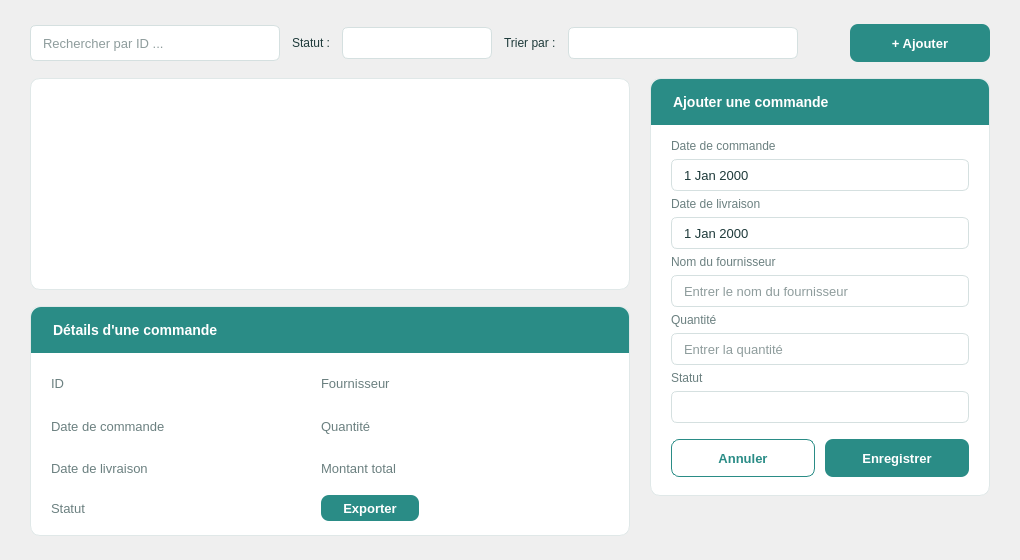
       <widget class="QWidget" name="pageCommandes">
        <property name="styleSheet">
         <string notr="true">QWidget#pageCommandes { background-color: #F4F8F8; }
QLabel { background: transparent; color: #1E3A3A; }

/* champs de saisie */
QLineEdit, QComboBox, QDateEdit {
    border: 1px solid #D5E0E0; border-radius: 6px; padding: 0 10px;
    background: white; color: #1E3A3A; font-size: 13px; min-height: 30px; }
QLineEdit:focus, QComboBox:focus, QDateEdit:focus { border: 1px solid #2A8C86; }
QComboBox::drop-down, QDateEdit::drop-down {
    subcontrol-origin: padding; subcontrol-position: center right; width: 30px; border: none; }
QComboBox::down-arrow, QDateEdit::down-arrow {
    image: url(:/icones/fleche_bas.png); width: 12px; height: 12px; }
QComboBox QAbstractItemView {
    background: white; color: #1E3A3A; border: 1px solid #D5E0E0; outline: 0; padding: 4px;
    selection-background-color: #E6F2F1; selection-color: #1E3A3A; }
QComboBox QAbstractItemView::item { min-height: 30px; padding-left: 8px; color: #1E3A3A; background: white; }
QComboBox QAbstractItemView::item:hover, QComboBox QAbstractItemView::item:selected {
    background: #E6F2F1; color: #1E3A3A; }
QCalendarWidget QWidget { background-color: white; color: #1E3A3A; }
QCalendarWidget QToolButton { color: #17363A; background-color: white; font-weight: bold; }
QCalendarWidget QAbstractItemView:enabled {
    background-color: white; color: #1E3A3A; selection-background-color: #2A8C86; selection-color: white; }
QCalendarWidget QAbstractItemView:disabled { color: #9BB0B0; }

/* cadres : formulaire et détails */
QFrame#frameFormCommande, QFrame#frameDetailsCommande {
    background: white; border: 1px solid #E0E8E8; border-radius: 10px; }
QLabel#lblTitreFormCommande, QLabel#lblTitreDetailsCommande {
    background: #2A8C86; color: white; font-weight: bold; font-size: 14px; padding: 11px 18px;
    border: none; border-top-left-radius: 10px; border-top-right-radius: 10px; }
QLabel#lblChamp0Commande, QLabel#lblChamp1Commande, QLabel#lblChamp2Commande,
QLabel#lblChamp3Commande, QLabel#lblChamp4Commande {
    color: #6B8080; font-size: 12px; border: none; background: transparent; }
QLabel#lblDetCle0Commande, QLabel#lblDetCle1Commande, QLabel#lblDetCle2Commande, QLabel#lblDetCle3Commande,
QLabel#lblDetCle4Commande, QLabel#lblDetCle5Commande, QLabel#lblDetCle6Commande {
    color: #6B8080; font-size: 13px; border: none; background: transparent; }
QLabel#lblDetVal0Commande, QLabel#lblDetVal1Commande, QLabel#lblDetVal2Commande,
QLabel#lblDetVal4Commande, QLabel#lblDetVal5Commande, QLabel#lblDetVal6Commande {
    color: #17363A; font-size: 13px; font-weight: bold; border: none; background: transparent; }

/* boutons */
QPushButton#btnAjouterCommande, QPushButton#btnEnregistrerCommande, QPushButton#btnExporterCommande {
    background: #2A8C86; color: white; border: none; border-radius: 8px;
    font-weight: bold; font-size: 13px; padding: 0 18px; }
QPushButton#btnAjouterCommande:hover, QPushButton#btnEnregistrerCommande:hover,
QPushButton#btnExporterCommande:hover { background: #1F6F6B; }
QPushButton#btnAnnulerCommande {
    background: white; color: #2A8C86; border: 1px solid #2A8C86; border-radius: 8px;
    font-weight: bold; font-size: 13px; }
QPushButton#btnAnnulerCommande:hover { background: #E6F2F1; }

/* tableau */
QTableView#tableCommande {
    background: white; color: #1E3A3A; font-size: 13px; border: 1px solid #E0E8E8;
    border-radius: 10px; selection-background-color: #E6F2F1; selection-color: #1E3A3A; }
QTableView#tableCommande QHeaderView::section {
    background: white; color: #17363A; font-weight: bold; padding: 10px 8px;
    border: none; border-bottom: 1px solid #E0E8E8; }
QTableView#tableCommande QTableCornerButton::section { background: white; border: none; }
QScrollBar:vertical { background: transparent; width: 10px; margin: 0; }
QScrollBar::handle:vertical { background: #C5D6D5; border-radius: 5px; min-height: 40px; }
QScrollBar::add-line:vertical, QScrollBar::sub-line:vertical { height: 0; }
QScrollBar::add-page:vertical, QScrollBar::sub-page:vertical { background: none; }</string>
        </property>
        <layout class="QVBoxLayout" name="layoutPageCommandes">
         <property name="spacing">
          <number>16</number>
         </property>
         <property name="leftMargin">
          <number>30</number>
         </property>
         <property name="topMargin">
          <number>24</number>
         </property>
         <property name="rightMargin">
          <number>30</number>
         </property>
         <property name="bottomMargin">
          <number>24</number>
         </property>
         <item>
          <layout class="QHBoxLayout" name="layoutOutilsCommande">
           <property name="spacing">
            <number>12</number>
           </property>
           <item>
            <widget class="QLineEdit" name="txtRechercheCommande">
             <property name="minimumSize">
              <size>
               <width>250</width>
               <height>32</height>
              </size>
             </property>
             <property name="maximumSize">
              <size>
               <width>300</width>
               <height>36</height>
              </size>
             </property>
             <property name="placeholderText">
              <string>Rechercher par ID ...</string>
             </property>
            </widget>
           </item>
           <item>
            <widget class="QLabel" name="lblStatutCommande">
             <property name="text">
              <string>Statut :</string>
             </property>
            </widget>
           </item>
           <item>
            <widget class="QComboBox" name="cmbStatutCommande">
             <property name="minimumSize">
              <size>
               <width>150</width>
               <height>32</height>
              </size>
             </property>
            </widget>
           </item>
           <item>
            <widget class="QLabel" name="lblTriCommande">
             <property name="text">
              <string>Trier par :</string>
             </property>
            </widget>
           </item>
           <item>
            <widget class="QComboBox" name="cmbTriCommande">
             <property name="minimumSize">
              <size>
               <width>230</width>
               <height>32</height>
              </size>
             </property>
            </widget>
           </item>
           <item>
            <spacer name="spacerOutilsCommande">
             <property name="orientation">
              <enum>Qt::Orientation::Horizontal</enum>
             </property>
             <property name="sizeHint" stdset="0">
              <size>
               <width>40</width>
               <height>20</height>
              </size>
             </property>
            </spacer>
           </item>
           <item>
            <widget class="QPushButton" name="btnAjouterCommande">
             <property name="minimumSize">
              <size>
               <width>140</width>
               <height>38</height>
              </size>
             </property>
             <property name="cursor">
              <cursorShape>PointingHandCursor</cursorShape>
             </property>
             <property name="text">
              <string>+ Ajouter</string>
             </property>
            </widget>
           </item>
          </layout>
         </item>
         <item>
          <layout class="QHBoxLayout" name="layoutCorpsCommande" stretch="1,0">
           <property name="spacing">
            <number>20</number>
           </property>
           <property name="leftMargin">
            <number>0</number>
           </property>
           <property name="topMargin">
            <number>0</number>
           </property>
           <property name="rightMargin">
            <number>0</number>
           </property>
           <property name="bottomMargin">
            <number>0</number>
           </property>
           <item>
            <layout class="QVBoxLayout" name="layoutGaucheCommande" stretch="1,0">
             <property name="spacing">
              <number>16</number>
             </property>
             <property name="leftMargin">
              <number>0</number>
             </property>
             <property name="topMargin">
              <number>0</number>
             </property>
             <property name="rightMargin">
              <number>0</number>
             </property>
             <property name="bottomMargin">
              <number>0</number>
             </property>
             <item>
              <widget class="QTableView" name="tableCommande">
               <property name="editTriggers">
                <set>QAbstractItemView::EditTrigger::NoEditTriggers</set>
               </property>
               <property name="selectionMode">
                <enum>QAbstractItemView::SelectionMode::SingleSelection</enum>
               </property>
               <property name="selectionBehavior">
                <enum>QAbstractItemView::SelectionBehavior::SelectRows</enum>
               </property>
               <property name="showGrid">
                <bool>false</bool>
               </property>
               <attribute name="horizontalHeaderStretchLastSection">
                <bool>true</bool>
               </attribute>
               <attribute name="verticalHeaderVisible">
                <bool>false</bool>
               </attribute>
              </widget>
             </item>
             <item>
              <widget class="QFrame" name="frameDetailsCommande">
               <property name="minimumSize">
                <size>
                 <width>0</width>
                 <height>230</height>
                </size>
               </property>
               <property name="maximumSize">
                <size>
                 <width>16777215</width>
                 <height>230</height>
                </size>
               </property>
               <layout class="QVBoxLayout" name="layoutFrameDetailsCommande">
                <property name="spacing">
                 <number>0</number>
                </property>
                <property name="leftMargin">
                 <number>0</number>
                </property>
                <property name="topMargin">
                 <number>0</number>
                </property>
                <property name="rightMargin">
                 <number>0</number>
                </property>
                <property name="bottomMargin">
                 <number>0</number>
                </property>
                <item>
                 <widget class="QLabel" name="lblTitreDetailsCommande">
                  <property name="minimumSize">
                   <size>
                    <width>0</width>
                    <height>46</height>
                   </size>
                  </property>
                  <property name="maximumSize">
                   <size>
                    <width>16777215</width>
                    <height>46</height>
                   </size>
                  </property>
                  <property name="text">
                   <string>Détails d'une commande</string>
                  </property>
                 </widget>
                </item>
                <item>
                 <layout class="QGridLayout" name="layoutDetailsCommande">
                  <property name="leftMargin">
                   <number>20</number>
                  </property>
                  <property name="topMargin">
                   <number>14</number>
                  </property>
                  <property name="rightMargin">
                   <number>20</number>
                  </property>
                  <property name="bottomMargin">
                   <number>14</number>
                  </property>
                  <property name="horizontalSpacing">
                   <number>14</number>
                  </property>
                  <property name="verticalSpacing">
                   <number>10</number>
                  </property>
                  <item row="0" column="0">
                   <widget class="QLabel" name="lblDetCle0Commande">
                    <property name="text">
                     <string>ID</string>
                    </property>
                   </widget>
                  </item>
                  <item row="0" column="1">
                   <widget class="QLabel" name="lblDetVal0Commande">
                    <property name="text">
                     <string/>
                    </property>
                   </widget>
                  </item>
                  <item row="1" column="0">
                   <widget class="QLabel" name="lblDetCle1Commande">
                    <property name="text">
                     <string>Date de commande</string>
                    </property>
                   </widget>
                  </item>
                  <item row="1" column="1">
                   <widget class="QLabel" name="lblDetVal1Commande">
                    <property name="text">
                     <string/>
                    </property>
                   </widget>
                  </item>
                  <item row="2" column="0">
                   <widget class="QLabel" name="lblDetCle2Commande">
                    <property name="text">
                     <string>Date de livraison</string>
                    </property>
                   </widget>
                  </item>
                  <item row="2" column="1">
                   <widget class="QLabel" name="lblDetVal2Commande">
                    <property name="text">
                     <string/>
                    </property>
                   </widget>
                  </item>
                  <item row="3" column="0">
                   <widget class="QLabel" name="lblDetCle3Commande">
                    <property name="text">
                     <string>Statut</string>
                    </property>
                   </widget>
                  </item>
                  <item row="3" column="1">
                   <widget class="QLabel" name="lblDetVal3Commande">
                    <property name="maximumSize">
                     <size>
                      <width>130</width>
                      <height>26</height>
                     </size>
                    </property>
                    <property name="text">
                     <string/>
                    </property>
                   </widget>
                  </item>
                  <item row="0" column="3">
                   <widget class="QLabel" name="lblDetCle4Commande">
                    <property name="text">
                     <string>Fournisseur</string>
                    </property>
                   </widget>
                  </item>
                  <item row="0" column="4">
                   <widget class="QLabel" name="lblDetVal4Commande">
                    <property name="text">
                     <string/>
                    </property>
                   </widget>
                  </item>
                  <item row="1" column="3">
                   <widget class="QLabel" name="lblDetCle5Commande">
                    <property name="text">
                     <string>Quantité</string>
                    </property>
                   </widget>
                  </item>
                  <item row="1" column="4">
                   <widget class="QLabel" name="lblDetVal5Commande">
                    <property name="text">
                     <string/>
                    </property>
                   </widget>
                  </item>
                  <item row="2" column="3">
                   <widget class="QLabel" name="lblDetCle6Commande">
                    <property name="text">
                     <string>Montant total</string>
                    </property>
                   </widget>
                  </item>
                  <item row="2" column="4">
                   <widget class="QLabel" name="lblDetVal6Commande">
                    <property name="text">
                     <string/>
                    </property>
                   </widget>
                  </item>
                  <item row="0" column="2">
                   <spacer name="spacerDetCommande">
                    <property name="orientation">
                     <enum>Qt::Orientation::Horizontal</enum>
                    </property>
                    <property name="sizeType">
                     <enum>QSizePolicy::Policy::Fixed</enum>
                    </property>
                    <property name="sizeHint" stdset="0">
                     <size>
                      <width>120</width>
                      <height>20</height>
                     </size>
                    </property>
                   </spacer>
                  </item>
                  <item row="3" column="3" colspan="2">
                   <widget class="QPushButton" name="btnExporterCommande">
                    <property name="maximumSize">
                     <size>
                      <width>150</width>
                      <height>36</height>
                     </size>
                    </property>
                    <property name="cursor">
                     <cursorShape>PointingHandCursor</cursorShape>
                    </property>
                    <property name="text">
                     <string>Exporter</string>
                    </property>
                   </widget>
                  </item>
                  <item row="0" column="5">
                   <spacer name="spacerFinDetCommande">
                    <property name="orientation">
                     <enum>Qt::Orientation::Horizontal</enum>
                    </property>
                    <property name="sizeHint" stdset="0">
                     <size>
                      <width>40</width>
                      <height>20</height>
                     </size>
                    </property>
                   </spacer>
                  </item>
                 </layout>
                </item>
               </layout>
              </widget>
             </item>
            </layout>
           </item>
           <item>
            <layout class="QVBoxLayout" name="layoutDroiteCommande">
             <property name="spacing">
              <number>0</number>
             </property>
             <property name="leftMargin">
              <number>0</number>
             </property>
             <property name="topMargin">
              <number>0</number>
             </property>
             <property name="rightMargin">
              <number>0</number>
             </property>
             <property name="bottomMargin">
              <number>0</number>
             </property>
             <item>
              <widget class="QFrame" name="frameFormCommande">
               <property name="minimumSize">
                <size>
                 <width>340</width>
                 <height>0</height>
                </size>
               </property>
               <property name="maximumSize">
                <size>
                 <width>340</width>
                 <height>16777215</height>
                </size>
               </property>
               <layout class="QVBoxLayout" name="layoutFrameFormCommande">
                <property name="spacing">
                 <number>0</number>
                </property>
                <property name="leftMargin">
                 <number>0</number>
                </property>
                <property name="topMargin">
                 <number>0</number>
                </property>
                <property name="rightMargin">
                 <number>0</number>
                </property>
                <property name="bottomMargin">
                 <number>0</number>
                </property>
                <item>
                 <widget class="QLabel" name="lblTitreFormCommande">
                  <property name="minimumSize">
                   <size>
                    <width>0</width>
                    <height>46</height>
                   </size>
                  </property>
                  <property name="maximumSize">
                   <size>
                    <width>16777215</width>
                    <height>46</height>
                   </size>
                  </property>
                  <property name="text">
                   <string>Ajouter une commande</string>
                  </property>
                 </widget>
                </item>
                <item>
                 <layout class="QVBoxLayout" name="layoutChampsCommande">
                  <property name="spacing">
                   <number>6</number>
                  </property>
                  <property name="leftMargin">
                   <number>20</number>
                  </property>
                  <property name="topMargin">
                   <number>14</number>
                  </property>
                  <property name="rightMargin">
                   <number>20</number>
                  </property>
                  <property name="bottomMargin">
                   <number>18</number>
                  </property>
                  <item>
                   <widget class="QLabel" name="lblChamp0Commande">
                    <property name="text">
                     <string>Date de commande</string>
                    </property>
                   </widget>
                  </item>
                  <item>
                   <widget class="QDateEdit" name="dateCmdCommande">
                    <property name="calendarPopup">
                     <bool>true</bool>
                    </property>
                   </widget>
                  </item>
                  <item>
                   <widget class="QLabel" name="lblChamp1Commande">
                    <property name="text">
                     <string>Date de livraison</string>
                    </property>
                   </widget>
                  </item>
                  <item>
                   <widget class="QDateEdit" name="dateLivCommande">
                    <property name="calendarPopup">
                     <bool>true</bool>
                    </property>
                   </widget>
                  </item>
                  <item>
                   <widget class="QLabel" name="lblChamp2Commande">
                    <property name="text">
                     <string>Nom du fournisseur</string>
                    </property>
                   </widget>
                  </item>
                  <item>
                   <widget class="QLineEdit" name="txtFournisseurCommande">
                    <property name="placeholderText">
                     <string>Entrer le nom du fournisseur</string>
                    </property>
                   </widget>
                  </item>
                  <item>
                   <widget class="QLabel" name="lblChamp3Commande">
                    <property name="text">
                     <string>Quantité</string>
                    </property>
                   </widget>
                  </item>
                  <item>
                   <widget class="QLineEdit" name="txtQuantiteCommande">
                    <property name="placeholderText">
                     <string>Entrer la quantité</string>
                    </property>
                   </widget>
                  </item>
                  <item>
                   <widget class="QLabel" name="lblChamp4Commande">
                    <property name="text">
                     <string>Statut</string>
                    </property>
                   </widget>
                  </item>
                  <item>
                   <widget class="QComboBox" name="cmbStatutFormCommande"/>
                  </item>
                  <item>
                   <spacer name="spacerFormCommande">
                    <property name="orientation">
                     <enum>Qt::Orientation::Vertical</enum>
                    </property>
                    <property name="sizeHint" stdset="0">
                     <size>
                      <width>20</width>
                      <height>10</height>
                     </size>
                    </property>
                   </spacer>
                  </item>
                  <item>
                   <layout class="QHBoxLayout" name="layoutBoutonsFormCommande">
                    <property name="spacing">
                     <number>10</number>
                    </property>
                    <item>
                     <widget class="QPushButton" name="btnAnnulerCommande">
                      <property name="minimumSize">
                       <size>
                        <width>0</width>
                        <height>38</height>
                       </size>
                      </property>
                      <property name="cursor">
                       <cursorShape>PointingHandCursor</cursorShape>
                      </property>
                      <property name="text">
                       <string>Annuler</string>
                      </property>
                     </widget>
                    </item>
                    <item>
                     <widget class="QPushButton" name="btnEnregistrerCommande">
                      <property name="minimumSize">
                       <size>
                        <width>0</width>
                        <height>38</height>
                       </size>
                      </property>
                      <property name="cursor">
                       <cursorShape>PointingHandCursor</cursorShape>
                      </property>
                      <property name="text">
                       <string>Enregistrer</string>
                      </property>
                     </widget>
                    </item>
                   </layout>
                  </item>
                 </layout>
                </item>
               </layout>
              </widget>
             </item>
             <item>
              <spacer name="spacerDroiteCommande">
               <property name="orientation">
                <enum>Qt::Orientation::Vertical</enum>
               </property>
               <property name="sizeHint" stdset="0">
                <size>
                 <width>20</width>
                 <height>40</height>
                </size>
               </property>
              </spacer>
             </item>
            </layout>
           </item>
          </layout>
         </item>
        </layout>
       </widget>
